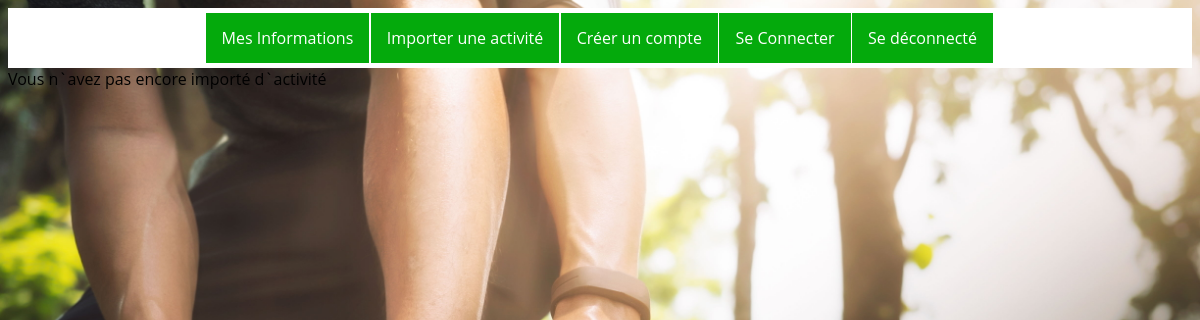
/sport_track_web_app_php/index.php?page=list_activities (signed in), run on an earlier commit of the app's database.
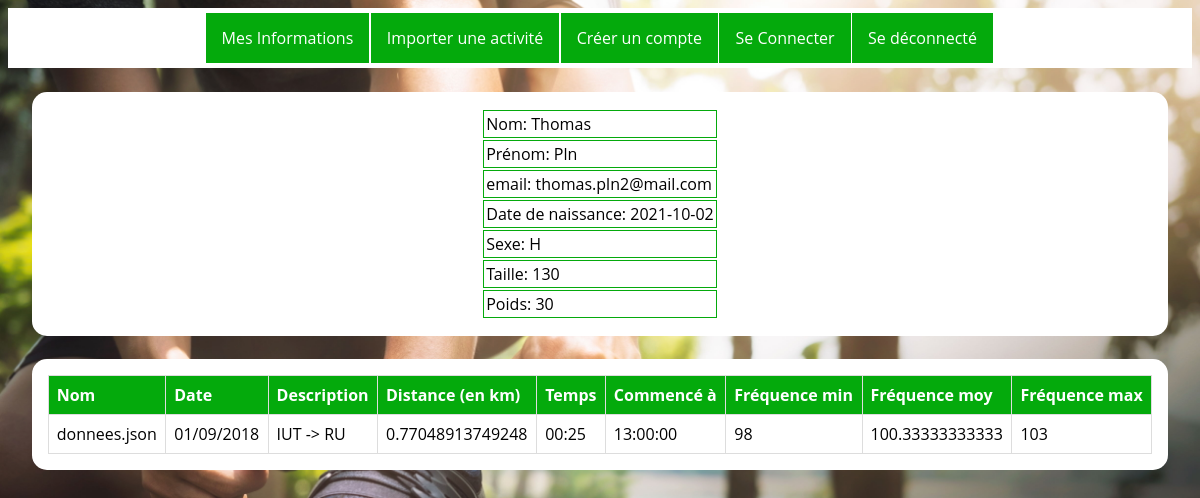
And on a later commit of the database.
### tables this page shows
CREATE TABLE Activity(
   idAct TEXT
      CONSTRAINT pk_idFile PRIMARY KEY,

   date DATE
      CONSTRAINT nn_date NOT NULL,

   description TEXT
      CONSTRAINT nn_description NOT NULL,

   distance NUMBER,

   startTime TEXT,

   ttTime TEXT,

   freqMax INTEGER
    CONSTRAINT ck_freqMax CHECK (freqMin>0 AND freqMax >= freqMin),

   freqMin INTEGER
      CONSTRAINT ck_freqMin CHECK (freqMin>0 AND freqMin <= freqMax),

   freqMoy INTEGER
      CONSTRAINT ck_freqMoy CHECK (freqMoy >= freqMin AND freqMoy <= freqMax),

   refUser INTEGER
      CONSTRAINT fk_Activity_User REFERENCES User(idUser)
      CONSTRAINT nn_refUser NOT NULL
);

### sport_track_web_app_php/controllers/ApplicationController.php (called while the page is built, shortened)
<?php
class ApplicationController{
    private static $instance;
    private $routes;
    private function __construct(){
        $this->routes = [
            '/' => ['controller'=>'AddUserController', 'view'=>'signIn'],
            'user_add_form'=> ['controller'=> 'AddUserController', 'view'=>'signIn'],
            'user_connect_form'=> ['controller'=> 'ConnectUserController', 'view'=>'connexion'],
            'user_disconnect'=> ['controller'=> 'DisconnectUserController', 'view'=>''],
            'upload_activity_form'=> ['controller'=> 'UploadActivityController', 'view'=>'depotActivite'],
            'list_activities'=> ['controller'=> 'ListActivityController', 'view'=>'listActivity'],
            'user_disconnect' => ['controller'=> 'DisconnectUserController', 'view'=>'DisconnectUserView'],
            'error' => ['controller'=>null, 'view'=>'ErrorView']
        ];
    }
    public static function getInstance(){
        if(!isset(self::$instance)){
            self::$instance = new ApplicationController;
        }
        return self::$instance;
    }
    public function getView($request){
        if( array_key_exists($request['page'], $this->routes)){
            return $this->routes[$request['page']]['view'];
        }
        return $this->routes['error']['view'];
    }
}
?>

### sport_track_web_app_php/model/ActivityDAO.php (called while the page is built, shortened)
<?php
require_once('Activity.php');
class ActivityDAO {
    private static $dao;
    public final static function getInstance() {
       if(!isset(self::$dao)) {
           self::$dao= new ActivityDAO();
       }
       return self::$dao;
    }
   public final function findAllUser($idUser){
      $dbc = SqliteConnection::getInstance()->getConnection();
      $query = "SELECT * FROM Activity WHERE  refUser= :id ORDER BY date";
      $stmt = $dbc->query($query);
      $stmt->bindValue(":id",$idUser,PDO::PARAM_INT);
      $stmt->execute();
      $results = $stmt->fetchALL(PDO::FETCH_CLASS, 'Activity');
      return $results;
   }
}
?>

### sport_track_web_app_php/controllers/ListActivityController.php (called while the page is built, shortened)
<?php
require_once('./model/ActivityDAO.php');
class ListActivityController implements Controller{
    public function handle($request){
        if(isset($_SESSION['email'])){
            $activity = ActivityDAO::getInstance();
            $_SESSION['activity'] = $activity->findAllUser($_SESSION['idUser']);
        }else{
            $_SESSION['message'] = "Vous devez être connecté.e pour voir vos activités";
            header("Location: index.php?page=user_connect_form");
        }
    }
}
?>

### sport_track_web_app_php/model/Activity.php (called while the page is built, shortened)
<?php
  class Activity{
    private $idAct;
    private $date;
    private $description;
    private $distance;
    private $ttTime;
    private $startTime;
    private $freqMax;
    private $freqMoy;
    private $freqMin;
    public function getIdAct(){ return $this->idAct; }
    public function getDate(){ return $this->date; }
    public function getDescription(){ return $this->description; }
    public function getDistance(){ return $this->distance; }
    public function getTotalTime(){ return $this->ttTime; }
    public function getStartTime(){ return $this->startTime; }
    public function getFreqMax(){ return $this->freqMax; }
    public function getFreqMoy(){ return $this->freqMoy; }
    public function getFreqMin(){ return $this->freqMin; }
    }
?>

### sport_track_web_app_php/views/listActivity.php (the view, shortened to what this page needs)
<!DOCTYPE html>
<html lang ="fr">
<head>
    <link rel="stylesheet" href="resources/css/style.css">
</head>
<body class='backgroundImg'>
  <?php include('views/navBar.php') ?>
    <?php
        if(!empty($_SESSION['activity']) && isset($_SESSION)){
            echo "<div class='infos'>";
            echo    "<span><p class='info'>Nom: ".$_SESSION['lName']."</p>";
            echo    "<p class='info'>Prénom: ".$_SESSION['fName'] ."</p>";
            echo    "<p class='info'>email: ".$_SESSION['email']."</p>";
            echo    "<p class='info'>Date de naissance: ".$_SESSION['birthday']."</p>";
            echo    "<p class='info'>Sexe: ".$_SESSION['sexe']."</p>";
            echo    "<p class='info'>Taille: ".$_SESSION['height']."</p>";
            echo    "<p class='info'>Poids: ".$_SESSION['weight']."</p></span>";
            echo "</div>";
            echo "<div class='activity-div'>";
            echo "<table>
                <thead>
                    <tr>
                        <th>Nom</th>
                        <th>Date</th>
                        <th>Description</th>
                        <th>Distance (en km)</th>
                        <th>Temps</th>
                        <th>Commencé à</th>
                        <th>Fréquence min</th>
                        <th>Fréquence moy</th>
                        <th>Fréquence max</th>
                    </tr>
                </thead>";
                foreach($_SESSION['activity'] as $activity){
                echo    "<tbody>
                        <tr>
                            <td>".$activity->getIdAct()."</td>
                            <td>".$activity->getDate()."</td>
                            <td>".$activity->getDescription()."</td>
                            <td>".$activity->getDistance()."</td>
                            <td>".$activity->getTotalTime()."</td>
                            <td>".$activity->getStartTime()."</td>
                            <td>".$activity->getFreqMin()."</td>
                            <td>".$activity->getFreqMoy()."</td>
                            <td>".$activity->getFreqMax()."</td>
                        </tr>
                    </tbody>";
                }
            echo "</table>";
            echo "</div>";
        }elseif(isset($_SESSION) && empty($_SESSION[`activity`])){
            echo "<p>Vous n`avez pas encore importé d`activité";
        }else{
            echo `<p>Vous devez être connecté.e <p>`;
        }
    ?>
</body>
</html>

### sport_track_web_app_php/index.php (shortened to what this page needs)
<?php
    require_once 'controllers/ApplicationController.php';
    $controller = ApplicationController::getInstance()->getController($_REQUEST);
    if($controller != null){
        (new $controller())->handle($_REQUEST);
    }
    $view = ApplicationController::getInstance()->getView($_REQUEST);
    if($view != null){
        include "views/$view.php";
    }
?>

### sport_track_web_app_php/views/navBar.php
<?php
echo '<div class="header"><nav>
<ul>
    <li><a href="index.php?page=list_activities">Mes Informations</a></li>
    <li><a href="index.php?page=upload_activity_form">Importer une activité</a></li>
    <li><a href="index.php?page=user_add_form">Créer un compte</a></li>
    <li><a href="index.php?page=user_connect_form">Se Connecter</a></li>
    <li><a href="index.php?page=user_disconnect">Se déconnecté</a></li>
</ul>
</nav></div>';
?>

### sport_track_web_app_php/resources/css/style.css (style rules this page uses)
body { font-family:"Open Sans",sans-serif; }
.backgroundImg { background-image:url(../img/mainBG.jpg); background-repeat: no-repeat; background-attachment:scroll; background-position: top left; background-size:cover; }
ul { list-style-type: none; margin: 0; padding: 5px; overflow: hidden; }
li { float:left; background-color: #04aa0c; margin-right:1.5px; }
li:last-child { border-right: none; }
li a { display: block; color: white; text-align: center; padding: 14px 16px; text-decoration: none; }
p { padding: 0; margin: 0; }
.activity-div { background-color: white; margin: auto; justify-content: center; display:flex; flex-direction:row; width:max-content; height:fit-content; margin-top:2%; margin-right: 2%; margin-left: 2%; width: auto; padding: 1rem; border-radius: 15px; }
table { border-collapse: collapse; width: 100%; }
th, td { text-align: left; padding: 8px; }
th { background-color: #04aa0c; color: white; }
table, td, th { border: 1px solid #ddd; text-align: left; }
.infos { background-color: white; margin: auto; justify-content: center; display:flex; flex-direction:row; width:max-content; height:fit-content; margin-top:2%; margin-right: 2%; margin-left: 2%; width: auto; padding: 1rem; border-radius: 15px; }
.info { padding: 2px; font:300; border: 1px solid #04aa0c; margin: 2px; }
.header { display: flex; background: rgb(255, 255, 255); margin: 0; padding: 0; width:100%; align-items: center; justify-content:center; }

What changed in the data, as far as the page shows it:
added activity: idAct "donnees.json", date "01/09/2018", description "IUT -> RU", distance "0.77048913749248", ttTime "00:25", startTime "13:00:00", freqMin "98", freqMoy "100.33333333333", freqMax "103"
Also different on the page:
$_SESSION['lName']: (not shown) → "Thomas"
$_SESSION['fName']: (not shown) → "Pln"
$_SESSION['email']: (not shown) → "thomas.pln2@mail.com"
$_SESSION['birthday']: (not shown) → "2021-10-02"
$_SESSION['sexe']: (not shown) → "H"
$_SESSION['height']: (not shown) → "130"
$_SESSION['weight']: (not shown) → "30"
text no longer shown: "Vous n`avez pas encore importé d`activité"
text now shown: "Nom: Prénom: email: Date de naissance: Sexe: Taille: Poids: Nom Date Description Distance (en km) Temps Commencé à Fréquence min Fréquence moy Fréquence max"
